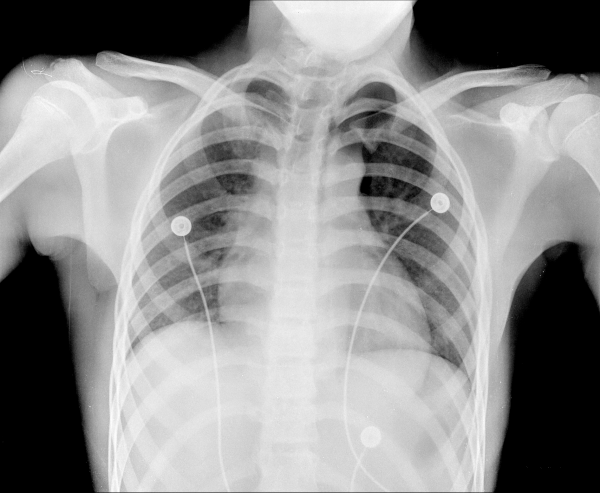
#> input picture HW0/ChestXray.tif, 600 x 493 px, found by its file name
$ python 4.py
#> lines starting #> are read from the running program, lines starting #| are printed output that depends on the picture
import matplotlib.pyplot as plt
import numpy as np
import matplotlib.image as mtimg
from sys import getsizeof

# Read image
img = mtimg.imread('.\ChestXray.tif')
#> img is the input picture: shape (493, 600, 4); mean R, G, B, A 141.9, 141.9, 141.9, 255
print(getsizeof(img),img.shape)
#| 144 (493, 600, 4)
print(img.dtype)
#| uint8
# Turn image to gray scale
img = img[...,0]
#> img: shape (493, 600)
print(getsizeof(img),img.shape)
#| 128 (493, 600)

# Cut left part of body
left_img = img[:,300:]
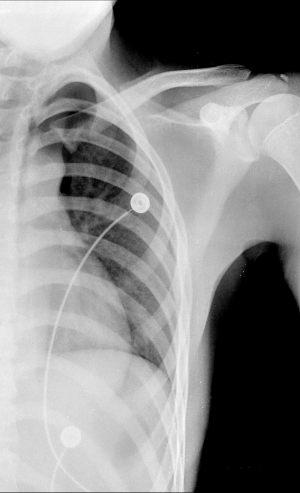
#> left_img: shape (493, 300); min 0, max 253, mean 137.6

# Reverse image by X axis
rev_left_img = left_img[::-1]
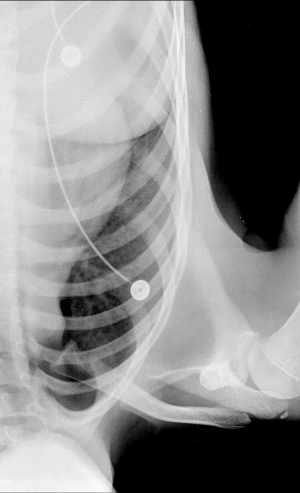
#> rev_left_img: shape (493, 300); min 0, max 253, mean 137.6

# Plot images
figure = plt.figure(tight_layout=True)
(axes1, axes2, axes3) = figure.subplots(nrows=1, ncols=3)

axes1.set_title('Original')
axes1.imshow(img,cmap='gray',vmin=0,vmax=255)

axes2.set_title('Left part')
axes2.imshow(left_img,cmap='gray',vmin=0,vmax=255)

axes3.set_title('X Reversed left part')
axes3.imshow(rev_left_img,cmap='gray',vmin=0,vmax=255)
plt.savefig('./question4')
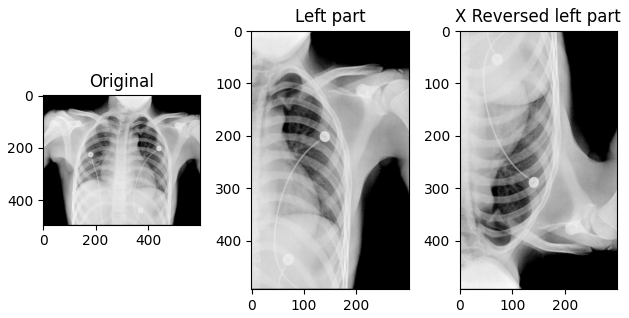
#> figure drawn by matplotlib, 3 panels
plt.show()
